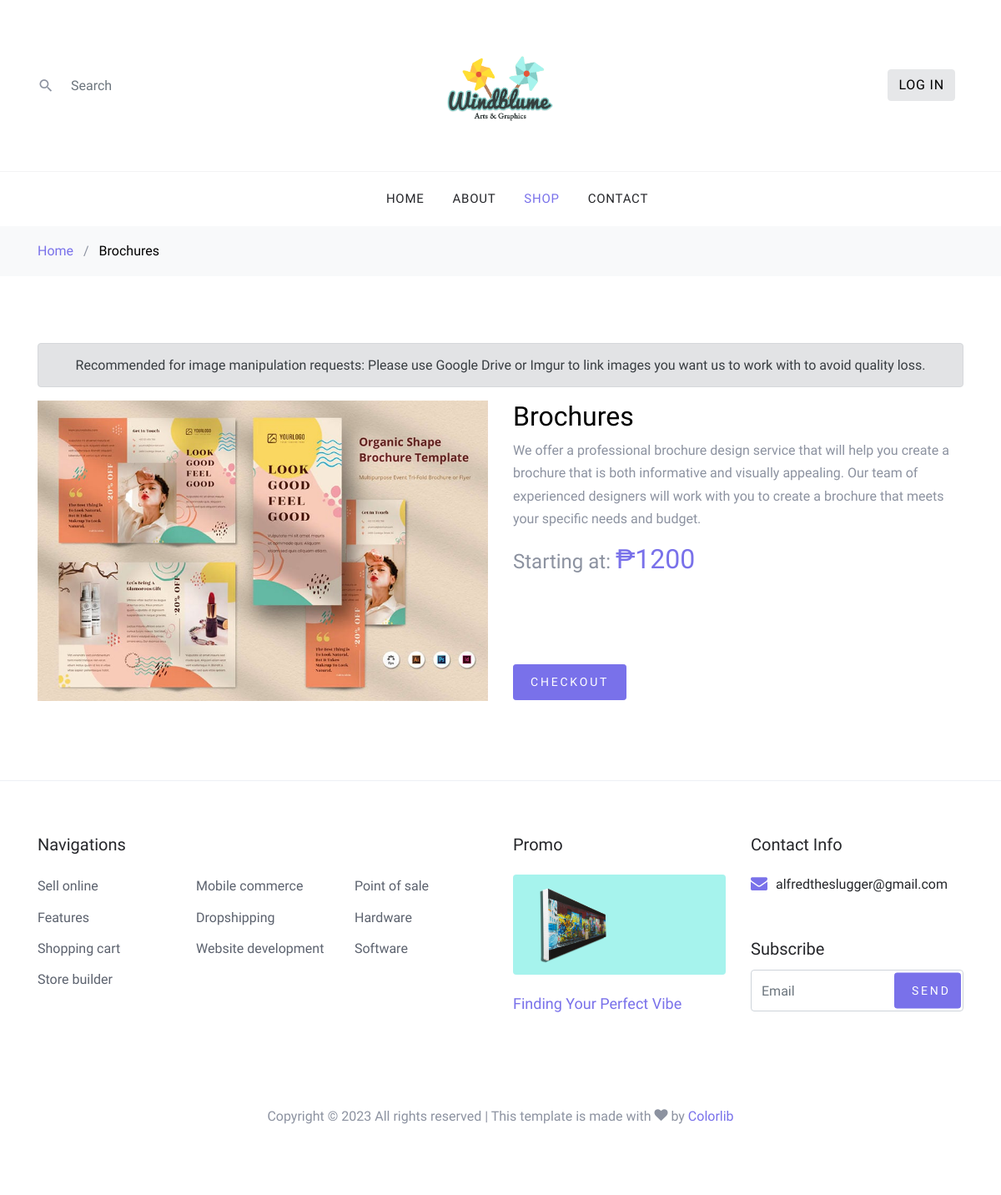
Screenshot of /user/shop-single.php?id=1 with the database file from the repository.
### tables this page shows
CREATE TABLE `products` (
  `productID` int(4) NOT NULL,
  `productName` varchar(255) NOT NULL,
  `productShortDesc` varchar(255) NOT NULL,
  `productDesc` longtext DEFAULT NULL,
  `productPrice` float NOT NULL,
  `isProductAvailable` tinyint(4) NOT NULL,
  `productImg` longtext NOT NULL
);

### user/shop-single.php (the view, shortened to what this page needs)
<!DOCTYPE html>
<html lang="en">
<?php
include('config.php');
$productID = $_GET['id'];
$sql = "SELECT * from products where productID='$productID' limit 1";
$result = mysqli_query($db, $sql);
$row = mysqli_fetch_assoc($result)
?>
<head>
  <link rel="stylesheet" href="fonts/icomoon/style.css">
  <link rel="stylesheet" href="css/bootstrap.min.css">
  <link rel="stylesheet" href="css/magnific-popup.css">
  <link rel="stylesheet" href="css/jquery-ui.css">
  <link rel="stylesheet" href="css/owl.carousel.min.css">
  <link rel="stylesheet" href="css/owl.theme.default.min.css">
  <link rel="stylesheet" href="css/aos.css">
  <link rel="stylesheet" href="css/style.css">
</head>
<body>
  <div class="site-wrap">
    <header class="site-navbar" role="banner">
      <div class="site-navbar-top">
        <div class="container">
          <div class="row align-items-center">
            <div class="col-6 col-md-4 order-2 order-md-1 site-search-icon text-left">
              <form action="" class="site-block-top-search">
                <span class="icon icon-search2"></span>
                <input type="text" class="form-control border-0" placeholder="Search">
              </form>
            </div>
            <div class="col-12 mb-3 mb-md-0 col-md-4 order-1 order-md-2 text-center">
              <div class="site-logo">
                <img src="images/header.png" style="
                width: 50%;
                height: auto;
                  ">
              </div>
            </div>
            <div class="col-6 col-md-4 order-3 order-md-3 text-right">
              <div class="site-top-icons">
                <ul>
                <?php
                  if (empty($_SESSION['login_user'])) {
                    echo "<li><a href=\"login.php\" class=\"btn btn-secondary\">Log in</a></li>";
                  }
                  ?>
                </ul>
              </div>
            </div>
          </div>
        </div>
      </div>
      <nav class="site-navigation text-right text-md-center" role="navigation">
        <div class="container">
          <ul class="site-menu  d-none d-md-block">
            <li>
              <a href="index.php">Home</a>
            </li>
            <li>
              <a href="about.php">About</a>
            </li>
            <li class="active"><a href="shop.php">Shop</a></li>
            <li><a href="composemsg.php">Contact</a></li>
          </ul>
        </div>
      </nav>
    </header>
    <div class="bg-light py-3">
      <div class="container">
        <div class="row">
          <div class="col-md-12 mb-0"><a href="index.php">Home</a> <span class="mx-2 mb-0">/</span> <strong class="text-black"><?php echo $row['productName'] ?></strong></div>
        </div>
      </div>
    </div>
    <div class="site-section">
      <div class="container">
        <div class="alert alert-secondary text-center" role="alert">
          <b>Recommended for image manipulation requests:</b> Please use Google Drive or Imgur to link images you want us to work with to avoid quality loss.
        </div>
        <div class="row">
          <div class="col-md-6 ">
            <img src="../images/<?php echo $row['productImg'] ?>" alt="Image" class="img-fluid">
          </div>
          <div class="col-md-6">
            <h2 class="text-black"><?php echo $row['productName'] ?></h2>
            <p><?php echo $row['productDesc'] ?></p>
            <p><strong class="h4">Starting at: </strong> <strong class="text-primary h2">₱<?php echo $row['productPrice'] ?></strong></p>
            <?php
            if ($row['isProductAvailable'] == 1) {
              echo "<p><a href=\"checkout.php?id=".$row['productID']."\" class=\"buy-now btn btn-sm btn-primary\">Checkout</a></p>";
            } else {
              echo "<p><button href=\"checkout.php\" class=\"buy-now btn btn-sm btn-primary\" disabled>Checkout</button></p>
              <div class=\"alert alert-danger text-center\" role=\"alert\">
                  Currently not available
                </div>";
            }
            ?>
          </div>
        </div>
      </div>
    </div>
    <footer class="site-footer border-top">
      <div class="container">
        <div class="row">
          <div class="col-lg-6 mb-5 mb-lg-0">
            <div class="row">
              <div class="col-md-12">
                <h3 class="footer-heading mb-4">Navigations</h3>
              </div>
              <div class="col-md-6 col-lg-4">
                <ul class="list-unstyled">
                  <li><a href="#">Sell online</a></li>
                  <li><a href="#">Features</a></li>
                  <li><a href="#">Shopping cart</a></li>
                  <li><a href="#">Store builder</a></li>
                </ul>
              </div>
              <div class="col-md-6 col-lg-4">
                <ul class="list-unstyled">
                  <li><a href="#">Mobile commerce</a></li>
                  <li><a href="#">Dropshipping</a></li>
                  <li><a href="#">Website development</a></li>
                </ul>
              </div>
              <div class="col-md-6 col-lg-4">
                <ul class="list-unstyled">
                  <li><a href="#">Point of sale</a></li>
                  <li><a href="#">Hardware</a></li>
                  <li><a href="#">Software</a></li>
                </ul>
              </div>
            </div>
          </div>
          <div class="col-md-6 col-lg-3 mb-4 mb-lg-0">
            <h3 class="footer-heading mb-4">Promo</h3>
            <a href="#" class="block-6">
              <img src="images/hero_1.jpg" alt="Image placeholder" class="img-fluid rounded mb-4">
              <h3 class="font-weight-light  mb-0">Finding Your Perfect Vibe</h3>
            </a>
          </div>
          <div class="col-md-6 col-lg-3">
            <div class="block-5 mb-5">
              <h3 class="footer-heading mb-4">Contact Info</h3>
              <ul class="list-unstyled">
                <li class="email">alfredtheslugger@gmail.com</li>
              </ul>
            </div>
            <div class="block-7">
              <form action="#" method="post">
                <label for="email_subscribe" class="footer-heading">Subscribe</label>
                <div class="form-group">
                  <input type="text" class="form-control py-4" id="email_subscribe" placeholder="Email">
                  <input type="submit" class="btn btn-sm btn-primary" value="Send">
                </div>
              </form>
            </div>
          </div>
        </div>
        <div class="row pt-5 mt-5 text-center">
          <div class="col-md-12">
            <p>
              Copyright &copy;<script data-cfasync="false" src="/cdn-cgi/scripts/5c5dd728/cloudflare-static/email-decode.min.js"></script>
               All rights reserved | This template is made with <i class="icon-heart" aria-hidden="true"></i> by <a href="https://colorlib.com" target="_blank" class="text-primary">Colorlib</a>
            </p>
          </div>
        </div>
      </div>
    </footer>
  </div>
</body>
</html>

### user/css/style.css (style rules this page uses)
body { line-height: 1.7; color: #8c92a0; font-weight: 300; font-size: 16px; }
a { -webkit-transition: .3s all ease; -o-transition: .3s all ease; transition: .3s all ease; }
.text-black { color: #000; }
.site-wrap:before { -webkit-transition: .3s all ease-in-out; -o-transition: .3s all ease-in-out; transition: .3s all ease-in-out; background: rgba(0, 0, 0, 0.6); content: ""; position: absolute; z-index: 2000; top: 0; left: 0; right: 0; bottom: 0; opacity: 0; visibility: hidden; }
.btn { text-transform: uppercase; position: relative; -webkit-transition: 0.2s all ease-in-out !important; -o-transition: 0.2s all ease-in-out !important; transition: 0.2s all ease-in-out !important; top: 0; letter-spacing: .05em; }
.btn.btn-secondary { background-color: #e6e7e9; border-color: #e6e7e9; color: #000; }
.btn.btn-sm { font-size: 14px !important; padding: 10px 20px !important; }
.btn.btn-primary { font-size: 17px; font-weight: 300; letter-spacing: .2em; }
.form-control { height: 43px; }
.site-section { padding: 2.5em 0; }
@media (min-width: 768px) { .site-section { padding: 5em 0; } }
.border-top { border-top: 1px solid #edf0f5 !important; }
.site-footer { padding: 4em 0; }
.site-footer ul li { margin-bottom: 10px; }
.site-footer ul li a { color: #5c626e; }
.site-footer .footer-heading { font-size: 20px; color: #25262a; }
.site-navbar { background: #fff; margin-bottom: 0px; z-index: 1999; position: relative; }
.site-navbar .site-navbar-top { border-bottom: 1px solid #f3f3f4; padding-top: 20px; padding-bottom: 20px; margin-bottom: 0px; }
@media (min-width: 768px) { .site-navbar .site-navbar-top { padding-top: 40px; padding-bottom: 40px; } }
.site-navbar a { color: #868995; }
.site-navbar .icon { font-size: 20px; }
.site-navbar .site-top-icons ul, .site-navbar .site-top-icons ul li { padding: 0; margin: 0; list-style: none; }
.site-navbar .site-top-icons ul li { display: inline-block; }
.site-navbar .site-top-icons ul li a { margin-right: 10px; }
.site-navbar .site-navigation .site-menu { margin-bottom: 0; }
.site-navbar .site-navigation .site-menu .active > a { color: #7971ea; }
.site-navbar .site-navigation .site-menu a { text-decoration: none !important; font-size: 15px; display: inline-block; }
.site-navbar .site-navigation .site-menu > li { display: inline-block; padding: 10px 5px; }
.site-navbar .site-navigation .site-menu > li > a { padding: 10px 10px; text-transform: uppercase; letter-spacing: .05em; color: #25262a; font-size: 15px; text-decoration: none !important; }
.block-5 ul, .block-5 ul li { list-style: none; padding: 0; margin: 0; line-height: 1.5; }
.block-5 ul li { padding-left: 30px; position: relative; margin-bottom: 15px; color: #25262a; }
.block-5 ul li:before { top: 0; font-family: "icomoon"; content: ""; position: absolute; left: 0; font-size: 20px; line-height: 1; color: #7971ea; }
.block-5 ul li.email:before { content: "\f0e0"; }
.block-6 { display: block; }
.block-6 img { display: block; }
.block-6 h3 { font-size: 18px; }
.block-7 .form-group { position: relative; }
.block-7 .form-control { padding-right: 96px; }
.block-7 .btn { position: absolute; width: 80px; top: 50%; -webkit-transform: translateY(-50%); -ms-transform: translateY(-50%); transform: translateY(-50%); right: 3px; }
.site-block-top-search { position: relative; }
.site-block-top-search .icon { position: absolute; left: 0; top: 50%; -webkit-transform: translateY(-50%); -ms-transform: translateY(-50%); transform: translateY(-50%); }
.site-block-top-search input { padding-left: 40px; -webkit-transition: .3s all ease-in-out; -o-transition: .3s all ease-in-out; transition: .3s all ease-in-out; }

### rows the page displays
products: productName "Brochures", productImg (picture), productDesc "We offer a professional brochure design service that will help you create a brochure that is both informative and visually appealing. Our team of experienced designers will work with you to create a brochure that meets your specific needs and budget.", productPrice "1200"
